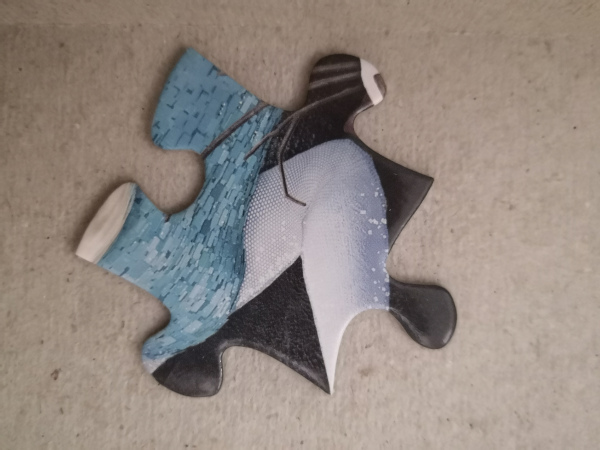
#> input picture Lab2/Images/image-35.jpg, 600 x 450 px
$ python -i stat_classifier.py   (imports and definitions only)
#> lines starting #> are read from the running program, lines starting #| are printed output that depends on the picture; pictures that were not available may be replaced by others from this repository, and a replacement may not be noted
from scipy.stats import multivariate_normal
import numpy as np
import matplotlib.pyplot as plt
import cv2
import os

vertical_prewitt = np.array([
    [1,1,1],
    [0,0,0],
    [-1,-1,-1]
])
horizontal_prewitt = np.array([
    [1,0,-1],
    [1,0,-1],
    [1,0,-1]
])

laplacian = np.array([
    [0,-1,0],
    [-1,4,-1],
    [0,-1,0]
])


class Stat_Classifier:

    def __init__(self,image) -> None:
        self.image = image
        pass
    # [59 lines left out: functions classify, foreground_given_pixel, not called in this run]

    def getFeatures(self,training_img, mask, show_plot=False):
        """
        Parameters:
            training_img (2d array): training image.
            mask (type): binarized image.

        Returns:
            type: Flattened features.
        """
        if(type(mask[0][0]) != np.bool_):
            binary_mask = mask >128

        vertical_prewitt = np.array([
            [1,1,1],
            [0,0,0],
            [-1,-1,-1]
        ])
        horizontal_prewitt = np.array([
            [1,0,-1],
            [1,0,-1],
            [1,0,-1]
        ])

        laplacian = np.array([
            [0,-1,0],
            [-1,4,-1],
            [0,-1,0]
        ])

        gauss = GaussFilter(49, 10**0.5)
        lgauss =  LoG(49, 10**0.5)
        dgauss = DoG(49,5,10)

        binary_mask = mask>128
        #plt.imshow(binary_mask)

        #add dimensions
        # print(binary_mask.shape)
        hsv_training_img = cv2.cvtColor(training_img, cv2.COLOR_BGR2RGB)
        v,s,h = cv2.split(hsv_training_img)
        h, s,v = h*binary_mask, s*binary_mask, v*binary_mask
        # print(h.shape)
        b,g,r = cv2.split(training_img)
        r,g,b = r*binary_mask, g*binary_mask, b*binary_mask


        # get vertical prewitt for separated channels

        vert_prewitt_r = cv2.filter2D(src=r, ddepth=-1, kernel=vertical_prewitt)
        vert_prewitt_g = cv2.filter2D(src=g, ddepth=-1, kernel=vertical_prewitt)
        vert_prewitt_b = cv2.filter2D(src=b, ddepth=-1, kernel=vertical_prewitt)
        # get horizontal prewitt for separated channels

        hori_prewitt_r = cv2.filter2D(src=r, ddepth=-1, kernel=horizontal_prewitt)
        hori_prewitt_g = cv2.filter2D(src=g, ddepth=-1, kernel=horizontal_prewitt)
        hori_prewitt_b = cv2.filter2D(src=b, ddepth=-1, kernel=horizontal_prewitt)
        # get Laplacian for separated channels

        laplace_r = cv2.filter2D(src=r, ddepth=-1, kernel=laplacian)
        laplace_g = cv2.filter2D(src=g, ddepth=-1, kernel=laplacian)
        laplace_b = cv2.filter2D(src=b, ddepth=-1, kernel=laplacian)

        # get gaussian for seperate channels
        gauss_r = cv2.filter2D(src=r, ddepth=-1, kernel = gauss)
        gauss_g = cv2.filter2D(src=g, ddepth=-1, kernel = gauss)
        gauss_b = cv2.filter2D(src=b, ddepth=-1, kernel = gauss)

        # get log of gaussian for seperate channels
        l_gauss_r = cv2.filter2D(src=r, ddepth=-1, kernel = lgauss)
        l_gauss_g = cv2.filter2D(src=g, ddepth=-1, kernel = lgauss)
        l_gauss_b = cv2.filter2D(src=b, ddepth=-1, kernel = lgauss)

        # get log of gaussian for seperate channels
        d_gauss_r = cv2.filter2D(src=r, ddepth=-1, kernel = dgauss)
        d_gauss_g = cv2.filter2D(src=g, ddepth=-1, kernel = dgauss)
        d_gauss_b = cv2.filter2D(src=b, ddepth=-1, kernel = dgauss)

        # get LBPs for seperate channels
        lbp_r = getLBPs(r)
        lbp_g = getLBPs(g)
        lbp_b = getLBPs(b)

        # get Harr for seperate channels and sizes
        integral_images = [cv2.integral(training_img[:,:,i]) for i in range(3)]
        haar4 = apply_haar_filter(integral_images,4)
        haar4_r = haar4[0]
        haar4_g = haar4[1]
        haar4_b = haar4[2]
        #haar4_r, haar4_g, haar4_b = haar4[0],haar4[1],haar4[2]
        haar8 = apply_haar_filter(integral_images,8)
        haar8_r, haar8_g, haar8_b = haar8[0],haar8[1],haar8[2]
        haar16 = apply_haar_filter(integral_images,16)
        haar16_r, haar16_g, haar16_b = haar16[0],haar16[1],haar16[2]

        if show_plot:
            # vertical prewitt plot
            fig, axes = plt.subplots(nrows = 1, ncols = 3, figsize=(16,4))
            plt.subplot(1,3,1), plt.imshow( vert_prewitt_r,cmap="gray"), plt.axis("off")
            plt.subplot(1,3,2), plt.imshow( vert_prewitt_g,cmap="gray"), plt.axis("off")
            plt.subplot(1,3,3), plt.imshow( vert_prewitt_b,cmap="gray"), plt.axis("off")
            plt.suptitle("Vertical Prewitt of RGB image")
            plt.show()

            # horizontal prewitt plot
            fig, axes = plt.subplots(nrows = 1, ncols = 3, figsize=(16,4))
            plt.subplot(1,3,1), plt.imshow( hori_prewitt_r,cmap="gray"), plt.axis("off")
            plt.subplot(1,3,2), plt.imshow( hori_prewitt_g,cmap="gray"), plt.axis("off")
            plt.subplot(1,3,3), plt.imshow( hori_prewitt_b,cmap="gray"), plt.axis("off")
            plt.suptitle("Horizontal Prewitt of RGB image")
            plt.show()

            # laplace plot
            fig, axes = plt.subplots(nrows = 1, ncols = 3, figsize=(16,4))
            plt.subplot(1,3,1), plt.imshow( laplace_r,cmap="gray"), plt.axis("off")
            plt.subplot(1,3,2), plt.imshow( laplace_g,cmap="gray"), plt.axis("off")
            plt.subplot(1,3,3), plt.imshow( laplace_b,cmap="gray"), plt.axis("off")
            plt.suptitle("Laplacian of RGB image")
            plt.show()

            # gaussian plot
            fig, axes = plt.subplots(nrows = 1, ncols = 3, figsize=(16,4))
            plt.subplot(1,3,1), plt.imshow( gauss_r,cmap="gray"), plt.axis("off")
            plt.subplot(1,3,2), plt.imshow( gauss_g,cmap="gray"), plt.axis("off")
            plt.subplot(1,3,3), plt.imshow( gauss_b,cmap="gray"), plt.axis("off")
            plt.suptitle("Gaussian of RGB image")
            plt.show()


            # log of gaussian plot
            fig, axes = plt.subplots(nrows = 1, ncols = 3, figsize=(16,4))
            plt.subplot(1,3,1), plt.imshow( l_gauss_r,cmap="gray"), plt.axis("off")
            plt.subplot(1,3,2), plt.imshow( l_gauss_g,cmap="gray"), plt.axis("off")
            plt.subplot(1,3,3), plt.imshow( l_gauss_b,cmap="gray"), plt.axis("off")
            plt.suptitle("Log of Gaussian of RGB image")
            plt.show()

            # difference of gaussian plot
            fig, axes = plt.subplots(nrows = 1, ncols = 3, figsize=(16,4))
            plt.subplot(1,3,1), plt.imshow( d_gauss_r,cmap="gray"), plt.axis("off")
            plt.subplot(1,3,2), plt.imshow( d_gauss_g,cmap="gray"), plt.axis("off")
            plt.subplot(1,3,3), plt.imshow( d_gauss_b,cmap="gray"), plt.axis("off")
            plt.suptitle("Difference of Gaussian of RGB image")
            plt.show()

            # LBP Red plot
            fig, axes = plt.subplots(1, 5, figsize=(15, 5))
            for i, (img, label) in enumerate(zip(lbp_r, [4,8,16,24,32])):
                axes[i].imshow(img, cmap="gray")
                axes[i].axis('off')
                axes[i].set_title(label)

            plt.suptitle("LBPs of Red image")
            plt.show()

            # LBP Green plot
            fig, axes = plt.subplots(1, 5, figsize=(15, 5))
            for i, (img, label) in enumerate(zip(lbp_g, [4,8,16,24,32])):
                axes[i].imshow(img, cmap="gray")
                axes[i].axis('off')
                axes[i].set_title(label)

            plt.suptitle("LBPs of Green image")
            plt.show()

            # LBP Blue plot
            fig, axes = plt.subplots(1, 5, figsize=(15, 5))
            for i, (img, label) in enumerate(zip(lbp_b, [4,8,16,24,32])):
                axes[i].imshow(img, cmap="gray")
                axes[i].axis('off')
                axes[i].set_title(label)

            plt.suptitle("LBPs of Blue image")
            plt.show()

            # Haar4 Filter plot
            fig, axes = plt.subplots(1, 3, figsize=(15, 5))
            for i  in range(haar4.shape[0]):
                axes[i].imshow(haar4[i].astype(np.uint8),cmap="gray")
                axes[i].axis('off')

            plt.suptitle("Haar 4 of RGB image")
            plt.show()

            # Haar8 Filter plot
            fig, axes = plt.subplots(1, 3, figsize=(15, 5))
            for i  in range(haar8.shape[0]):
                axes[i].imshow(haar8[i].astype(np.uint8),cmap="gray")
                axes[i].axis('off')

            plt.suptitle("Haar 8 of RGB image")
            plt.show()

            # Haar16 Filter plot
            fig, axes = plt.subplots(1, 3, figsize=(15, 5))
            for i  in range(haar16.shape[0]):
                axes[i].imshow(haar16[i].astype(np.uint8),cmap="gray")
                axes[i].axis('off')

            plt.suptitle("Haar 16 of RGB image")
            plt.show()


        features = [
            vert_prewitt_r, hori_prewitt_r,
            vert_prewitt_g, hori_prewitt_g,
            vert_prewitt_b, hori_prewitt_b,
            laplace_r, laplace_g, laplace_b,
            gauss_r, l_gauss_r, d_gauss_r,
            gauss_g, l_gauss_g, d_gauss_g,
            gauss_b, l_gauss_b, d_gauss_b,
            lbp_r[0],lbp_r[1],lbp_r[2],lbp_r[3],lbp_r[4],
            lbp_g[0],lbp_g[1],lbp_g[2],lbp_g[3],lbp_g[4],
            lbp_b[0],lbp_b[1],lbp_b[2],lbp_b[3],lbp_b[4],
            haar4[0],haar4[1],haar4[1],
            haar8[0],haar8[1],haar8[1],
            haar16[0],haar16[1],haar16[1],
            r, g, b,
            h, s, v,
        ]

        flattened_features = np.array([f[binary_mask].flatten() for f in features])
        # print(flattened_features[0].shape)

        return np.array(flattened_features)


    def dummy_test(self):
        # Mask,inverse and image (original in the lab1)

        image = cv2.imread("Images/image-35.jpg")
        mask = cv2.imread("Images/mask-35.png",cv2.IMREAD_GRAYSCALE)
        inverse_mask = 255-mask
        class_inst = Stat_Classifier(image)

        # Validation features
        null = np.ones_like(mask)*255
        validation_img = cv2.imread("Images/image-83.jpg")


        # Get Features
        validation_features = class_inst.getFeatures(validation_img, null, show_plot=True)
        fg_features = class_inst.getFeatures(image, mask, show_plot=False)
        bg_features = class_inst.getFeatures(image, inverse_mask, show_plot=False)

        # Classify
        verify_img = class_inst.classify(validation_features, fg_features, bg_features,mask,image)
        theta = 0.5
        thresholded_img = verify_img.copy() > theta
        plt.imshow(thresholded_img, cmap="gray"), plt.title("Validation image prediction")
        plt.show()

>>> import cv2
>>> picture = cv2.imread('Images/image-35.jpg', cv2.IMREAD_GRAYSCALE)
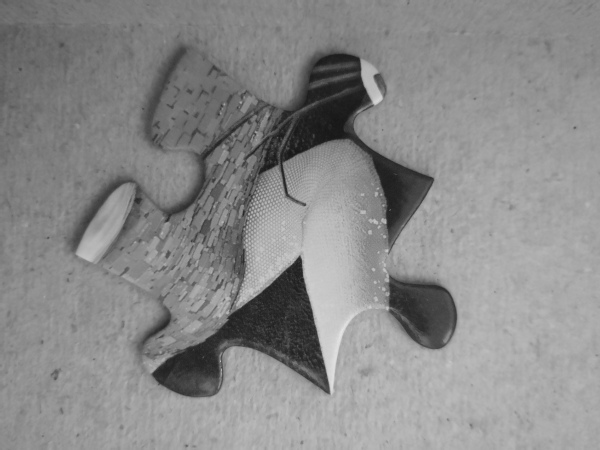
#> picture: shape (450, 600); min 22, max 230, mean 137.9
>>> result = Stat_Classifier(picture).dummy_test()
#> in dummy_test, image is the input picture: shape (450, 600, 3); mean B, G, R 128.9, 135.6, 146
#> in dummy_test, `inverse_mask = 255-mask`:
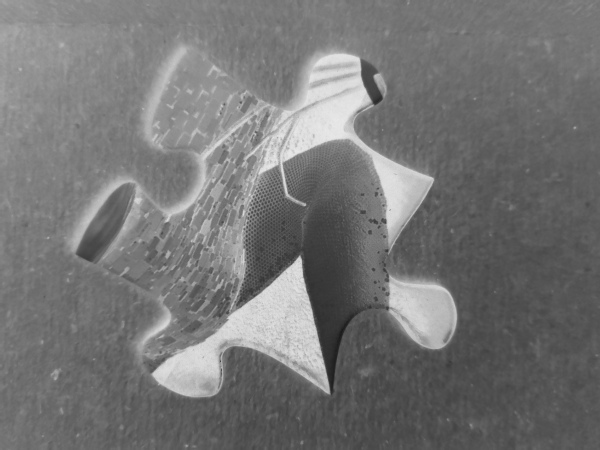
#> inverse_mask: shape (450, 600); min 25, max 233, mean 117.1
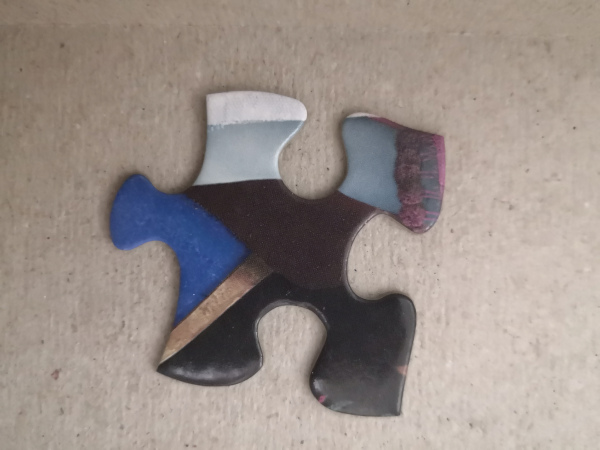
#> input picture Lab2/Images/image-83.jpg, 600 x 450 px
#> in dummy_test, validation_img is the input picture: shape (450, 600, 3); mean B, G, R 137, 142.6, 153.3
#> in getFeatures, `binary_mask = mask >128`: binary_mask: shape (450, 600) bool; every value is 1
#> (the run stopped early here; a loop or call above may not have finished)
